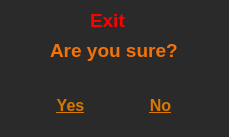
<?xml version="1.0" encoding="UTF-8"?>
<ui version="4.0">
 <class>Dialog</class>
 <widget class="QDialog" name="Dialog">
  <property name="geometry">
   <rect>
    <x>0</x>
    <y>0</y>
    <width>229</width>
    <height>137</height>
   </rect>
  </property>
  <property name="windowTitle">
   <string>Dialog</string>
  </property>
  <property name="styleSheet">
   <string notr="true">background-color: rgb(42, 42, 42);</string>
  </property>
  <widget class="QLabel" name="label">
   <property name="geometry">
    <rect>
     <x>90</x>
     <y>10</y>
     <width>41</width>
     <height>21</height>
    </rect>
   </property>
   <property name="font">
    <font>
     <pointsize>14</pointsize>
     <weight>75</weight>
     <bold>true</bold>
    </font>
   </property>
   <property name="styleSheet">
    <string notr="true">color: rgb(255, 0, 0);</string>
   </property>
   <property name="text">
    <string>Exit</string>
   </property>
  </widget>
  <widget class="QLabel" name="label_2">
   <property name="geometry">
    <rect>
     <x>50</x>
     <y>40</y>
     <width>131</width>
     <height>21</height>
    </rect>
   </property>
   <property name="font">
    <font>
     <pointsize>14</pointsize>
     <weight>75</weight>
     <bold>true</bold>
    </font>
   </property>
   <property name="styleSheet">
    <string notr="true">color: rgb(243, 115, 10);</string>
   </property>
   <property name="text">
    <string>Are you sure?</string>
   </property>
  </widget>
  <widget class="QPushButton" name="pushButton">
   <property name="geometry">
    <rect>
     <x>30</x>
     <y>90</y>
     <width>81</width>
     <height>31</height>
    </rect>
   </property>
   <property name="font">
    <font>
     <pointsize>12</pointsize>
     <weight>75</weight>
     <bold>true</bold>
     <underline>true</underline>
    </font>
   </property>
   <property name="styleSheet">
    <string notr="true">color: rgb(217, 120, 2);</string>
   </property>
   <property name="text">
    <string>Yes</string>
   </property>
   <property name="flat">
    <bool>true</bool>
   </property>
  </widget>
  <widget class="QPushButton" name="pushButton_2">
   <property name="geometry">
    <rect>
     <x>120</x>
     <y>90</y>
     <width>81</width>
     <height>31</height>
    </rect>
   </property>
   <property name="font">
    <font>
     <pointsize>12</pointsize>
     <weight>75</weight>
     <bold>true</bold>
     <underline>true</underline>
    </font>
   </property>
   <property name="styleSheet">
    <string notr="true">color: rgb(217, 120, 2);</string>
   </property>
   <property name="text">
    <string>No</string>
   </property>
   <property name="flat">
    <bool>true</bool>
   </property>
  </widget>
 </widget>
 <resources/>
 <connections/>
</ui>
